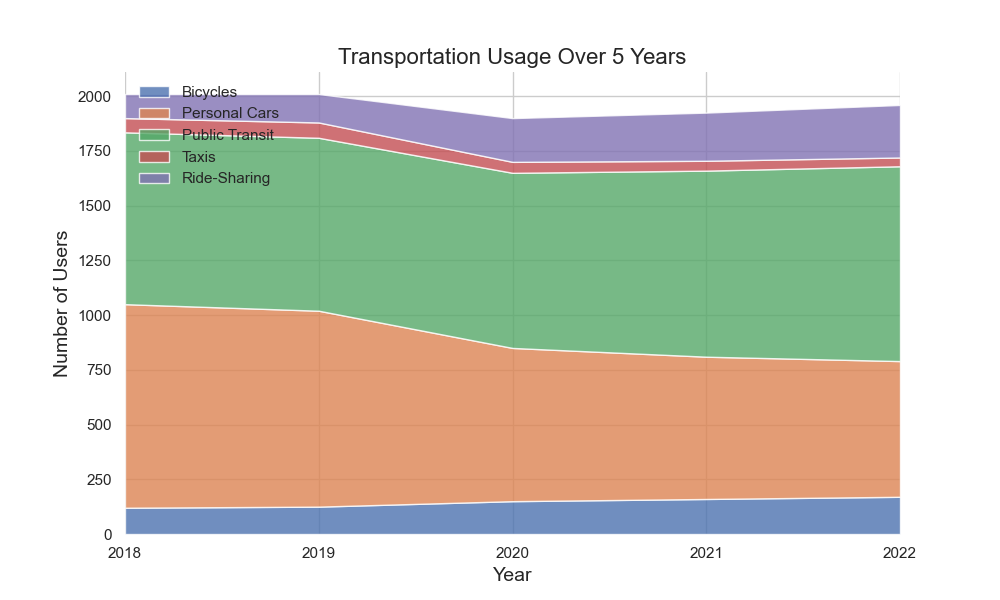

Write the Python code that produced this figure.

import matplotlib.pyplot as plt
import seaborn as sns
import pandas as pd

# Given data
data = [
    {'Year': 2018, 'Bicycles': 120, 'Personal Cars': 930, 'Public Transit': 785, 'Taxis': 65, 'Ride-Sharing': 110},
    {'Year': 2019, 'Bicycles': 125, 'Personal Cars': 895, 'Public Transit': 790, 'Taxis': 70, 'Ride-Sharing': 130},
    {'Year': 2020, 'Bicycles': 150, 'Personal Cars': 700, 'Public Transit': 800, 'Taxis': 50, 'Ride-Sharing': 200},
    {'Year': 2021, 'Bicycles': 160, 'Personal Cars': 650, 'Public Transit': 850, 'Taxis': 45, 'Ride-Sharing': 220},
    {'Year': 2022, 'Bicycles': 170, 'Personal Cars': 620, 'Public Transit': 890, 'Taxis': 40, 'Ride-Sharing': 240}
]

# Convert the data into a pandas DataFrame
df = pd.DataFrame(data)

# Setting the style of Seaborn
sns.set_theme(style="whitegrid")

# Prepare data for stacking
x = df['Year'].values
columns = df.columns[1:]
y = [df[column].values for column in columns]

# Create the figure and the axes
fig, ax = plt.subplots(figsize=(10, 6))

# Create the stacked area chart
ax.stackplot(x, y, labels=columns, alpha=0.8)

# Customize the legend
ax.legend(loc='upper left')

# Add titles and labels
ax.set_title('Transportation Usage Over 5 Years', fontsize=16)
ax.set_xlabel('Year', fontsize=14)
ax.set_ylabel('Number of Users', fontsize=14)

# Improve the x-axis with the desired Year format and limits
plt.xticks(x)
plt.xlim(x.min(), x.max())

# Remove the top and right axes spines, which are not needed
sns.despine(left=True, bottom=True)

# Display the plot
plt.show()
